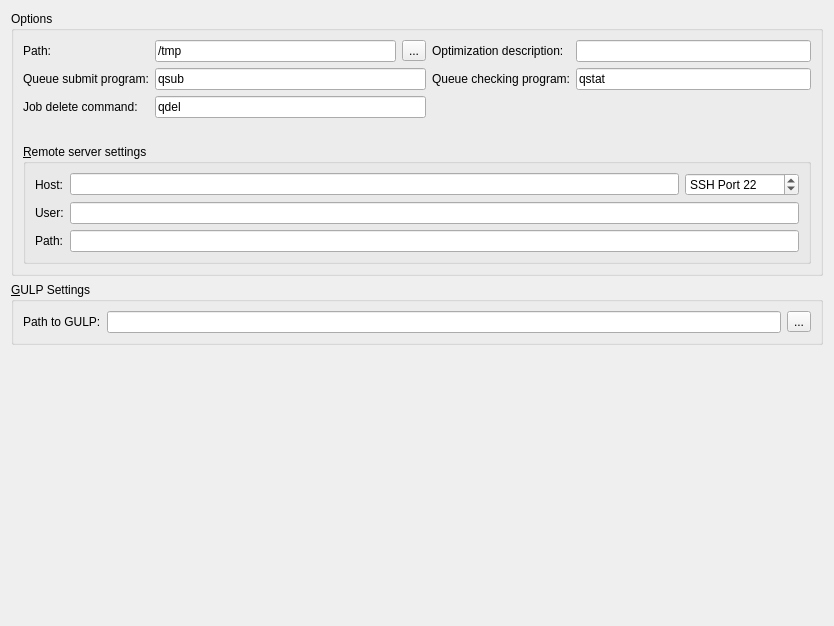
<?xml version="1.0" encoding="UTF-8"?>
<ui version="4.0">
 <class>Tab_Sys</class>
 <widget class="QWidget" name="Tab_Sys">
  <property name="geometry">
   <rect>
    <x>0</x>
    <y>0</y>
    <width>834</width>
    <height>626</height>
   </rect>
  </property>
  <property name="windowTitle">
   <string>Form</string>
  </property>
  <layout class="QGridLayout" name="gridLayout">
   <item row="0" column="0">
    <widget class="QGroupBox" name="groupBox_3">
     <property name="title">
      <string>Options</string>
     </property>
     <layout class="QGridLayout" name="gridLayout_6">
      <item row="2" column="1" colspan="3">
       <widget class="QLineEdit" name="edit_qsub">
        <property name="toolTip">
         <string>Command used to submit jobs to the PBS queue. Usually qsub.</string>
        </property>
        <property name="text">
         <string>qsub</string>
        </property>
       </widget>
      </item>
      <item row="2" column="0">
       <widget class="QLabel" name="label_launch">
        <property name="toolTip">
         <string>Command used to submit jobs to the PBS queue. Usually qsub.</string>
        </property>
        <property name="text">
         <string>Queue submit program:</string>
        </property>
        <property name="buddy">
         <cstring>edit_qsub</cstring>
        </property>
       </widget>
      </item>
      <item row="5" column="0" colspan="6">
       <widget class="QGroupBox" name="cb_remote">
        <property name="title">
         <string>&amp;Remote server settings</string>
        </property>
        <property name="checkable">
         <bool>false</bool>
        </property>
        <property name="checked">
         <bool>false</bool>
        </property>
        <layout class="QGridLayout" name="gridLayout_10">
         <item row="0" column="0">
          <widget class="QLabel" name="label_18">
           <property name="text">
            <string>Host:</string>
           </property>
           <property name="buddy">
            <cstring>edit_host</cstring>
           </property>
          </widget>
         </item>
         <item row="1" column="0">
          <widget class="QLabel" name="label_19">
           <property name="text">
            <string>User:</string>
           </property>
           <property name="buddy">
            <cstring>edit_username</cstring>
           </property>
          </widget>
         </item>
         <item row="0" column="1">
          <widget class="QLineEdit" name="edit_host">
           <property name="toolTip">
            <string>Address of host. Can use IP or host name.</string>
           </property>
          </widget>
         </item>
         <item row="1" column="1" colspan="2">
          <widget class="QLineEdit" name="edit_username">
           <property name="toolTip">
            <string>Username on above host.</string>
           </property>
          </widget>
         </item>
         <item row="2" column="0">
          <widget class="QLabel" name="label_20">
           <property name="text">
            <string>Path:</string>
           </property>
           <property name="buddy">
            <cstring>edit_rempath</cstring>
           </property>
          </widget>
         </item>
         <item row="2" column="1" colspan="2">
          <widget class="QLineEdit" name="edit_rempath">
           <property name="toolTip">
            <string>Path on remote host to use during optimizations. Do not use wildcard characters or BASH-specific characters (e.g. '~' in place of /home/user).</string>
           </property>
          </widget>
         </item>
         <item row="0" column="2">
          <widget class="QSpinBox" name="spin_port">
           <property name="prefix">
            <string>SSH Port </string>
           </property>
           <property name="maximum">
            <number>99999</number>
           </property>
           <property name="value">
            <number>22</number>
           </property>
          </widget>
         </item>
        </layout>
       </widget>
      </item>
      <item row="2" column="5">
       <widget class="QLineEdit" name="edit_qstat">
        <property name="toolTip">
         <string>Command used to check the PBS queue. Use qstat.</string>
        </property>
        <property name="text">
         <string>qstat</string>
        </property>
       </widget>
      </item>
      <item row="1" column="0">
       <widget class="QLabel" name="label_path">
        <property name="toolTip">
         <string>Local path where files are to be written.</string>
        </property>
        <property name="text">
         <string>Path:</string>
        </property>
        <property name="buddy">
         <cstring>edit_path</cstring>
        </property>
       </widget>
      </item>
      <item row="1" column="1" colspan="2">
       <widget class="QLineEdit" name="edit_path">
        <property name="toolTip">
         <string>Local path where files are to be written.</string>
        </property>
        <property name="text">
         <string>/tmp</string>
        </property>
       </widget>
      </item>
      <item row="2" column="4">
       <widget class="QLabel" name="label_check">
        <property name="toolTip">
         <string>Command used to check the PBS queue. Use qstat.</string>
        </property>
        <property name="text">
         <string>Queue checking program:</string>
        </property>
        <property name="buddy">
         <cstring>edit_qstat</cstring>
        </property>
       </widget>
      </item>
      <item row="1" column="5">
       <widget class="QLineEdit" name="edit_description">
        <property name="toolTip">
         <string>Description of optimization. Used in the %description% template keyword and the XtalOpt title bar.</string>
        </property>
        <property name="text">
         <string/>
        </property>
       </widget>
      </item>
      <item row="1" column="4">
       <widget class="QLabel" name="label_description">
        <property name="toolTip">
         <string>Base name of individual structure files.

Final name will be: 
[base name][generation number]x[id number]</string>
        </property>
        <property name="text">
         <string>Optimization description:</string>
        </property>
        <property name="buddy">
         <cstring>edit_description</cstring>
        </property>
       </widget>
      </item>
      <item row="3" column="0">
       <widget class="QLabel" name="label_qdel">
        <property name="toolTip">
         <string>Command used to delete jobs from the queue. Usually qdel.</string>
        </property>
        <property name="text">
         <string>Job delete command:</string>
        </property>
        <property name="buddy">
         <cstring>edit_qdel</cstring>
        </property>
       </widget>
      </item>
      <item row="3" column="1" colspan="3">
       <widget class="QLineEdit" name="edit_qdel">
        <property name="toolTip">
         <string>Command used to delete jobs from the queue. Usually qdel.</string>
        </property>
        <property name="text">
         <string>qdel</string>
        </property>
       </widget>
      </item>
      <item row="4" column="1">
       <spacer name="horizontalSpacer_2">
        <property name="orientation">
         <enum>Qt::Horizontal</enum>
        </property>
        <property name="sizeHint" stdset="0">
         <size>
          <width>40</width>
          <height>20</height>
         </size>
        </property>
       </spacer>
      </item>
      <item row="4" column="5">
       <spacer name="horizontalSpacer">
        <property name="orientation">
         <enum>Qt::Horizontal</enum>
        </property>
        <property name="sizeHint" stdset="0">
         <size>
          <width>40</width>
          <height>20</height>
         </size>
        </property>
       </spacer>
      </item>
      <item row="1" column="3">
       <widget class="QToolButton" name="push_path">
        <property name="text">
         <string>...</string>
        </property>
       </widget>
      </item>
     </layout>
    </widget>
   </item>
   <item row="2" column="0">
    <spacer name="verticalSpacer_2">
     <property name="orientation">
      <enum>Qt::Vertical</enum>
     </property>
     <property name="sizeHint" stdset="0">
      <size>
       <width>20</width>
       <height>40</height>
      </size>
     </property>
    </spacer>
   </item>
   <item row="1" column="0">
    <widget class="QGroupBox" name="cb_gulp">
     <property name="title">
      <string>&amp;GULP Settings</string>
     </property>
     <layout class="QGridLayout" name="gridLayout_2">
      <item row="0" column="0">
       <widget class="QLabel" name="label">
        <property name="text">
         <string>Path to GULP:</string>
        </property>
       </widget>
      </item>
      <item row="0" column="1">
       <widget class="QLineEdit" name="edit_gulpPath"/>
      </item>
      <item row="0" column="2">
       <widget class="QToolButton" name="push_gulpPath">
        <property name="text">
         <string>...</string>
        </property>
       </widget>
      </item>
     </layout>
    </widget>
   </item>
  </layout>
 </widget>
 <tabstops>
  <tabstop>edit_path</tabstop>
  <tabstop>edit_description</tabstop>
  <tabstop>edit_qsub</tabstop>
  <tabstop>edit_qstat</tabstop>
  <tabstop>edit_qdel</tabstop>
  <tabstop>cb_remote</tabstop>
  <tabstop>edit_host</tabstop>
  <tabstop>edit_username</tabstop>
  <tabstop>edit_rempath</tabstop>
 </tabstops>
 <resources/>
 <connections/>
</ui>
